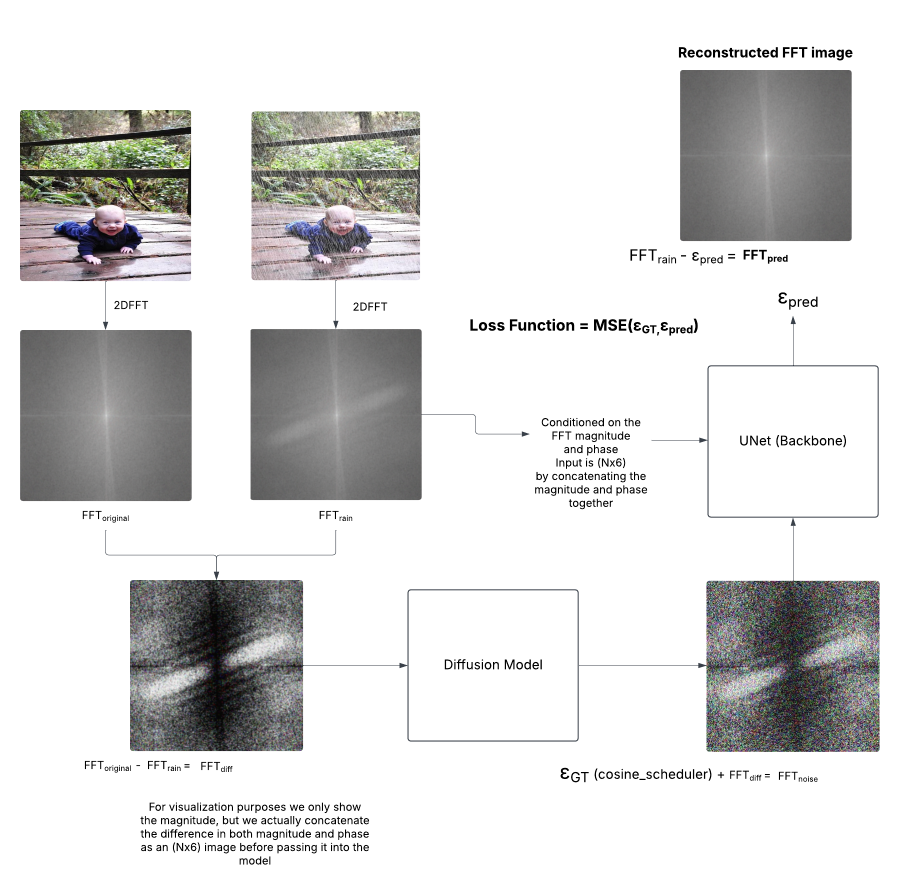
#> input picture diffusion/training_pipeline.png, 1800 x 1739 px, given in place of training.png, which was not available (shown at 1/2 size)
$ python get_fft_statistics.py
#> lines starting #> are read from the running program, lines starting #| are printed output that depends on the picture; pictures that were not available may be replaced by others from this repository, and a replacement may not be noted
### diffusion/fft_helpers.py
import numpy as np
import cv2
from PIL import Image
import numpy as np
import matplotlib.pyplot as plt
from helpers.process import *


def generate_fft(img_path, resize_shape=None):

#> called with img_path = 'dataset/images/training.png'
    img = cv2.imread(img_path)
#> img is the input picture: shape (1739, 1800, 3); mean B, G, R 216.4, 217, 217.1

    if img is None:  # If the image is not read successfully
        raise Exception(f"Error: Could not read image at {img_path}")

    if resize_shape:
        img = cv2.resize(img, (resize_shape, resize_shape))

    b, g, r = cv2.split(img)
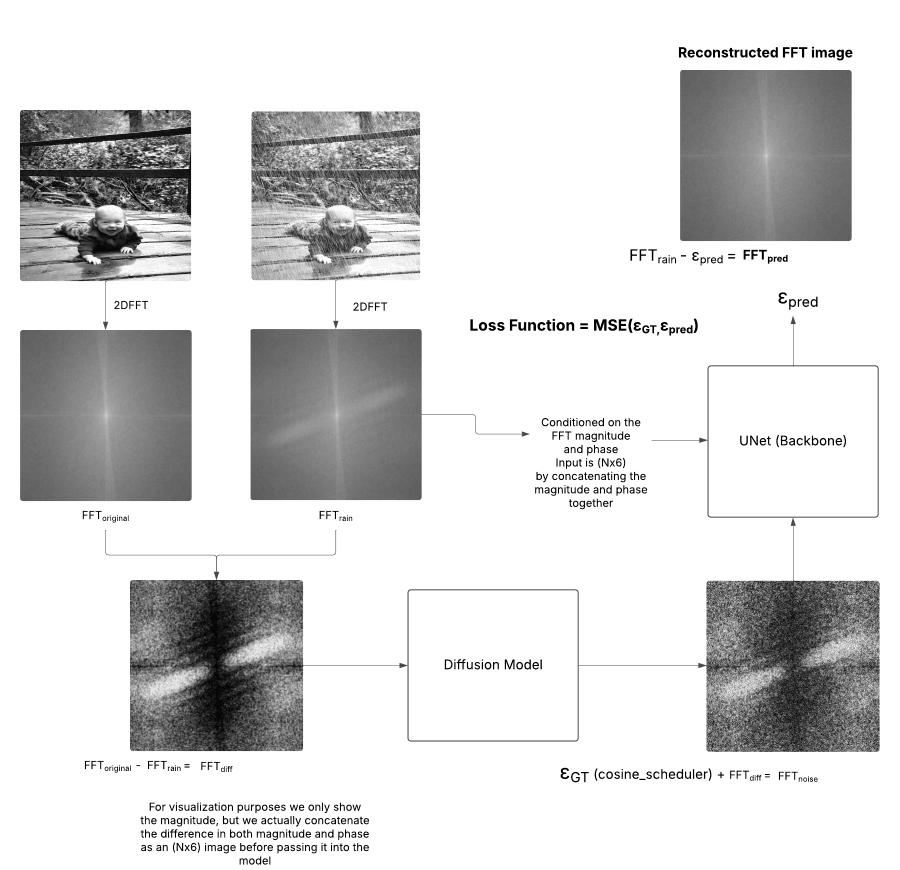
#> b: shape (1739, 1800) (shown at 1/2 size); min 0, max 255, mean 216.4
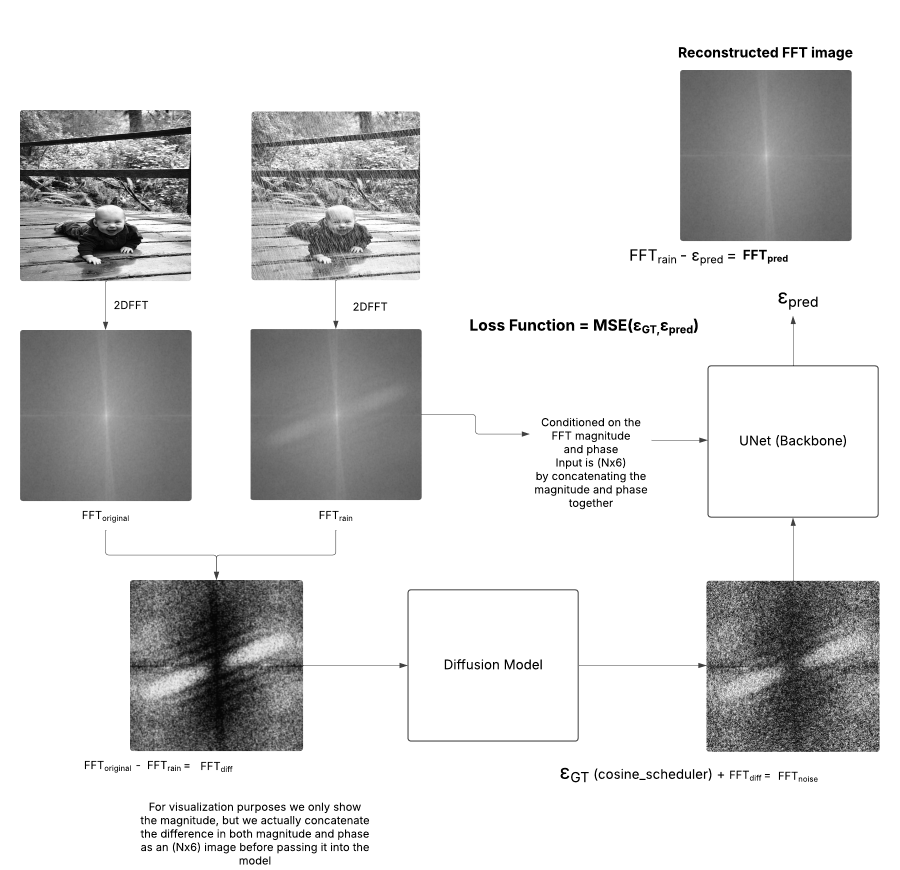
#> g: shape (1739, 1800) (shown at 1/2 size); min 0, max 255, mean 217
    fft_r = np.fft.fft2(r)
    fft_g = np.fft.fft2(g)
    fft_b = np.fft.fft2(b)
    fft_r_shifted = np.fft.fftshift(fft_r)
    fft_g_shifted = np.fft.fftshift(fft_g)
    fft_b_shifted = np.fft.fftshift(fft_b)
    mag_r, phase_r = np.abs(fft_r_shifted), np.angle(fft_r_shifted)
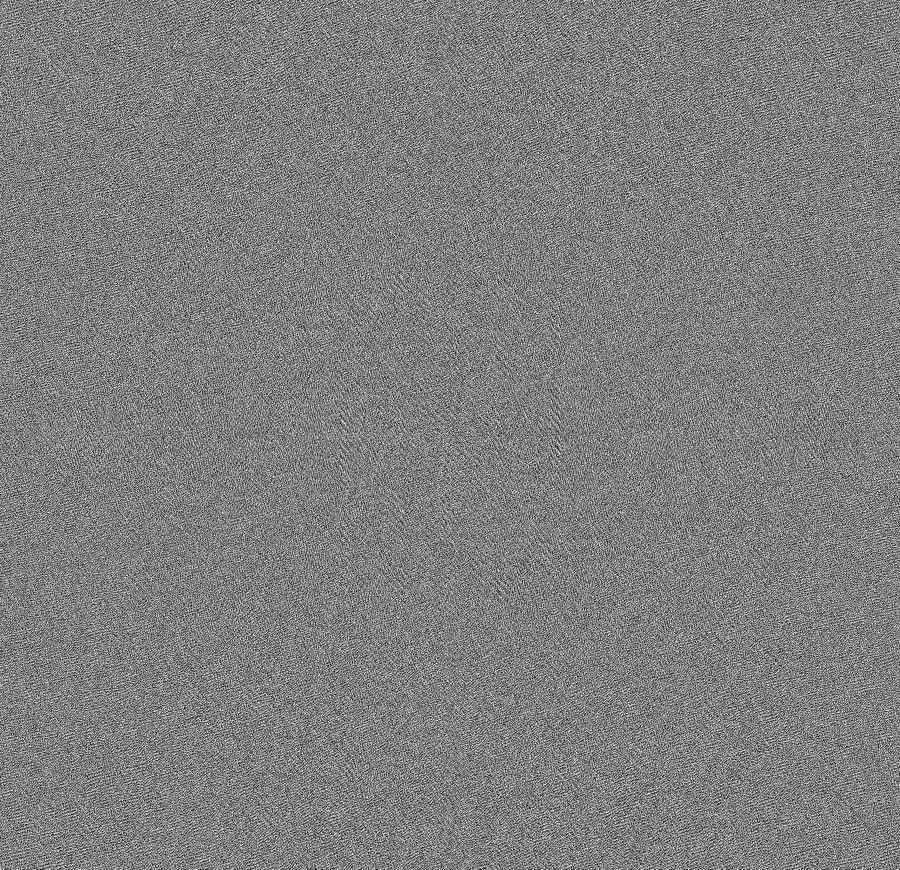
#> phase_r: shape (1739, 1800) float64 (shown at 1/2 size); min -3.14, max 3.14, mean 6.12e-18; drawn with min black and max white
    mag_g, phase_g = np.abs(fft_g_shifted), np.angle(fft_g_shifted)
    mag_b, phase_b = np.abs(fft_b_shifted), np.angle(fft_b_shifted)
    mag_r_spectrum = np.log1p(mag_r)
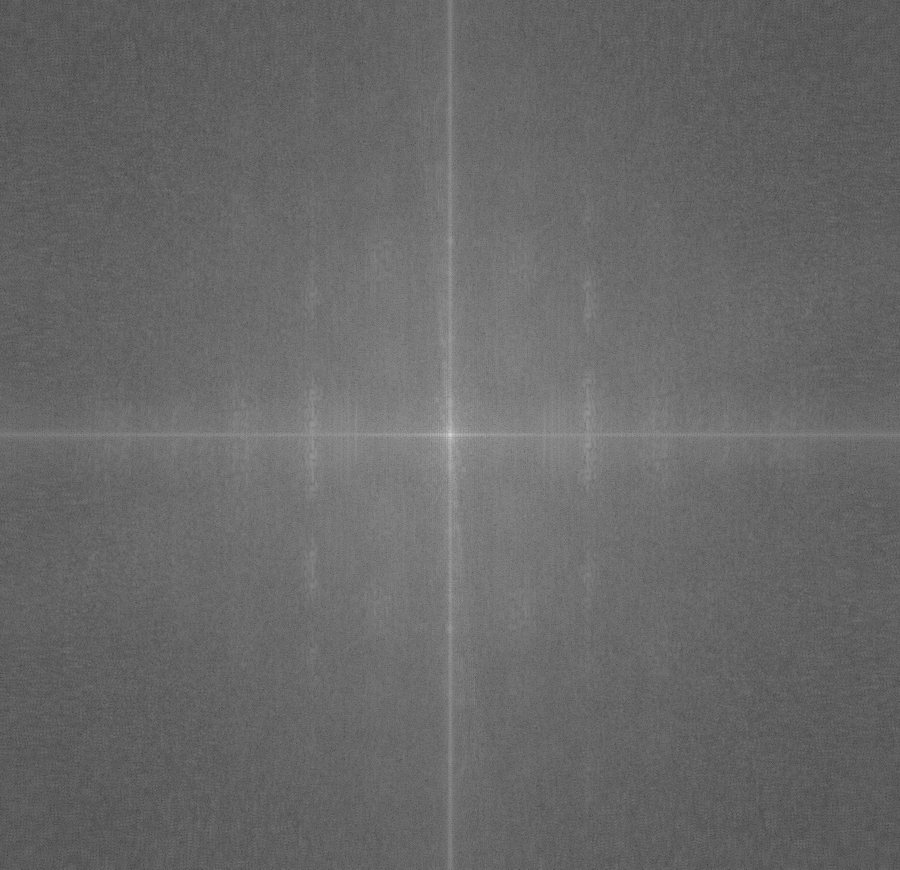
#> mag_r_spectrum: shape (1739, 1800) float64 (shown at 1/2 size); min 2.36, max 20.34, mean 9.7; drawn with min black and max white
    mag_g_spectrum = np.log1p(mag_g)
    mag_b_spectrum = np.log1p(mag_b)
    # mag_r_spectrum = (mag_r_spectrum / np.max(mag_r_spectrum) * 255).astype(np.uint8)
    # mag_g_spectrum = (mag_g_spectrum / np.max(mag_g_spectrum) * 255).astype(np.uint8)
    # mag_b_spectrum = (mag_b_spectrum / np.max(mag_b_spectrum) * 255).astype(np.uint8)
    # NOTE: OpenCV uses BGR convention
    magnitude_spectrum = cv2.merge([mag_r_spectrum, mag_g_spectrum, mag_b_spectrum])
    phase_spectrum = cv2.merge([phase_r, phase_g, phase_b])
    orig_magnitude_spectrum = cv2.merge([mag_r, mag_g, mag_b])
    return magnitude_spectrum, phase_spectrum, orig_magnitude_spectrum

# [67 lines left out: functions generate_fft_YCRCB, generate_fft_YCRCB_training, normalize_mag, generate_fft_diff, not called in this run]

def generate_fft_for_preprocessing(orig_img_path, rain_img_path, resize_shape=None):
    """
    orig_img_path (str): File path of the original image
    rain_img_path (str): File path of the rain image
    output_npz
    """
    _, orig_phase, orig_unnormalized = generate_fft(orig_img_path, resize_shape=resize_shape)
    _, rain_phase, rain_unnormalized = generate_fft(rain_img_path, resize_shape=resize_shape)

    return orig_unnormalized, orig_phase, rain_unnormalized, rain_phase

def concat_mag_and_phase(magnitude, phase):
    """
    magnitude: An WxHx3 vector, the magnitude of the image
    phase:     An WxHx3 vector, the phase of the image

    return:    An WxHx6 vector by concatenating magnitude and phase together
    """

    if magnitude.shape != phase.shape:
        raise ValueError("Magnitude and phase must have the same shape.")

    return np.concatenate([magnitude, phase], axis=-1)

# [353 lines left out: functions generate_fft_and_save_to_npz, reconstruct_from_rain_and_diff_mag_only, normalize_diff, normalize_diff_float, reconstruct_from_rain_and_diff_mag_and_phase, reconstruct_prediction and 6 more, not called in this run]


# [3 lines that do not run on import are left out]

### diffusion/get_fft_statistics.py
"""
Generate FFT of all rain and diff images, then get the
mean, std, max, and min of each of the following channels

Mag_R Mag_G Mag_B Phase_R Phase_G Phase_B
"""

from fft_helpers import *
import os
import sys
import csv
from collections import defaultdict

groundtruth_folder = "dataset/images"
rain_folder = "dataset/images_rain"
rain_image_paths = os.listdir(rain_folder)

# for rains
rain_mins = np.array([float('inf'), float('inf'), float('inf'), float('inf'), float('inf'), float('inf')])
rain_maxs = np.array([float('-inf'), float('-inf'), float('-inf'), float('-inf'), float('-inf'), float('-inf')])
rain_sum_6_channels = np.zeros(6)
rain_sum_sq_6_channels = np.zeros(6)

# for diffs
diff_mins = np.array([float('inf'), float('inf'), float('inf'), float('inf'), float('inf'), float('inf')])
diff_maxs = np.array([float('-inf'), float('-inf'), float('-inf'), float('-inf'), float('-inf'), float('-inf')])
diff_sum_6_channels = np.zeros(6)
diff_sum_sq_6_channels = np.zeros(6)

pixel_count = 0
for i, rain_image_path in enumerate(rain_image_paths):
    print(i)
    rain_id, ext = rain_image_path.split('.')
    groundtruth_id, _ = rain_id.split('_')
    rain_filepath = os.path.join(rain_folder, rain_image_path)
    groundtruth_filepath = os.path.join(groundtruth_folder, groundtruth_id + "." + ext)
    groundtruth_mag, groundtruth_phase, rain_mag, rain_phase = \
            generate_fft_for_preprocessing(groundtruth_filepath, rain_filepath)

    # Getting the mean
    groundtruth_mag_and_phase = concat_mag_and_phase(groundtruth_mag, groundtruth_phase)
    rain_mag_and_phase = concat_mag_and_phase(rain_mag, rain_phase)

    assert groundtruth_mag_and_phase.shape[-1] == 6, f"Last dimension is not 6, it is {groundtruth_mag_and_phase.shape[-1]}"
    assert rain_mag_and_phase.shape[-1] == 6, f"Last dimension is not 6, it is {rain_mag_and_phase.shape[-1]}"
    diff_mag_and_phase = groundtruth_mag_and_phase - rain_mag_and_phase

    # 6 channels = mag_r, mag_g, mag_b, phase_r, phase_g, phase_b
    rain_sum_6_channels += np.sum(rain_mag_and_phase, axis=(0, 1))
#> rain_sum_6_channels = [9.2e+10, 9.24e+10, 9.18e+10, -6.48e-12, 1.21e-11, 6.09e-11]
    rain_sum_sq_6_channels += np.sum(rain_mag_and_phase ** 2, axis=(0, 1))
#> rain_sum_sq_6_channels = [5.06e+17, 5.05e+17, 5.04e+17, 10291355.8, 10292337.5, 10294910.3]

    diff_sum_6_channels += np.sum(diff_mag_and_phase, axis=(0, 1))
#> diff_sum_6_channels = [0, 0, 0, 0, 0, 0]
    diff_sum_sq_6_channels += np.sum(diff_mag_and_phase ** 2, axis=(0, 1))
#> diff_sum_sq_6_channels = [0, 0, 0, 0, 0, 0]

    rain_mins = np.minimum(rain_mins, rain_mag_and_phase.min(axis=(0, 1)))
#> rain_mins = [9.58, 6.57, 8.71, -3.14, -3.14, -3.14]
    rain_maxs = np.maximum(rain_maxs, rain_mag_and_phase.max(axis=(0, 1)))
#> rain_maxs = [679678157, 679143413, 677313580, 3.14, 3.14, 3.14]
    diff_mins = np.minimum(diff_mins, diff_mag_and_phase.min(axis=(0, 1)))
#> diff_mins = [0, 0, 0, 0, 0, 0]
    diff_maxs = np.maximum(diff_maxs, diff_mag_and_phase.max(axis=(0, 1)))
#> diff_maxs = [0, 0, 0, 0, 0, 0]
    pixel_count += rain_mag_and_phase.shape[0] * rain_mag_and_phase.shape[1]
#> pixel_count = 3130200

rain_mean = rain_sum_6_channels / pixel_count
#> rain_mean = [29395.6, 29518, 29341.1, -2.07e-18, 3.88e-18, 1.95e-17]
rain_std = np.sqrt((rain_sum_sq_6_channels / pixel_count) - rain_mean ** 2)
#> rain_std = [400914.7, 400694.3, 400081.2, 1.81, 1.81, 1.81]
diff_mean = diff_sum_6_channels / pixel_count
#> diff_mean = [0, 0, 0, 0, 0, 0]
diff_std = np.sqrt((diff_sum_sq_6_channels / pixel_count) - diff_mean ** 2)
#> diff_std = [0, 0, 0, 0, 0, 0]

def construct_stats(maxs, mins, means, stds):
    stats = {}
    stats["mag_R_max"] = float(maxs[0])
    stats["mag_G_max"] = float(maxs[1])
    stats["mag_B_max"] = float(maxs[2])
    stats["phase_R_max"] = float(maxs[3])
    stats["phase_G_max"] = float(maxs[4])
    stats["phase_B_max"] = float(maxs[5])
    stats["mag_R_min"] = float(mins[0])
    stats["mag_G_min"] = float(mins[1])
    stats["mag_B_min"] = float(mins[2])
    stats["phase_R_min"] = float(mins[3])
    stats["phase_G_min"] = float(mins[4])
    stats["phase_B_min"] = float(mins[5])
    stats["mag_R_mean"] = float(means[0])
    stats["mag_G_mean"] = float(means[1])
    stats["mag_B_mean"] = float(means[2])
    stats["phase_R_mean"] = float(means[3])
    stats["phase_G_mean"] = float(means[4])
    stats["phase_B_mean"] = float(means[5])
    stats["mag_R_std"] = float(stds[0])
    stats["mag_G_std"] = float(stds[1])
    stats["mag_B_std"] = float(stds[2])
    stats["phase_R_std"] = float(stds[3])
    stats["phase_G_std"] = float(stds[4])
    stats["phase_B_std"] = float(stds[5])
    keys = []
    vals = []

    for key, val in stats.items():
        keys.append(key)
        vals.append(val)
#> this loop made 24 passes
#> (key, val) on passes 1 to 12: ('mag_R_max', 679678157), ('mag_G_max', 679143413), ('mag_B_max', 677313580), ('phase_R_max', 3.14), ('phase_G_max', 3.14), ('phase_B_max', 3.14), ('mag_R_min', 9.58), ('mag_G_min', 6.57), ('mag_B_min', 8.71), ('phase_R_min', -3.14), ('phase_G_min', -3.14), ('phase_B_min', -3.14)
#> after the loop, keys = 24 items, first 6: 'mag_R_max', 'mag_G_max', 'mag_B_max', 'phase_R_max', 'phase_G_max', 'phase_B_max'; vals = [679678157, 679143413, 677313580, 3.14, 3.14, 3.14, 9.58, 6.57, 8.71, -3.14, -3.14, -3.14, 29395.6, 29518, 29341.1, -2.07e-18, 3.88e-18, 1.95e-17, 400914.7, 400694.3, 400081.2, 1.81, 1.81, 1.81]

    return stats, [keys, vals]

rain_stats, rain_data = construct_stats(rain_maxs, rain_mins, rain_mean, rain_std)
#> rain_stats = 24 items; rain_data = 2 items
diff_stats, diff_data = construct_stats(diff_maxs, diff_mins, diff_mean, diff_std)
#> the loop in construct_stats (call 2), `for key, val in stats.items():` made 24 passes
#> key on passes 1 to 12: 'mag_R_max', 'mag_G_max', 'mag_B_max', 'phase_R_max', 'phase_G_max', 'phase_B_max', 'mag_R_min', 'mag_G_min', 'mag_B_min', 'phase_R_min', 'phase_G_min', 'phase_B_min'
#> diff_stats = 24 items; diff_data = 2 items
rain_stats["number_of_images"] = len(rain_image_paths)
rain_stats["number_of_pixels"] = pixel_count
diff_stats["number_of_images"] = len(rain_image_paths)
diff_stats["number_of_pixels"] = pixel_count

print("================== STATS FOR RAIN IMAGES ==================")
print(rain_stats)
#> (printed output is left out)
print("================== STATS FOR DIFF IMAGES ==================")
print(diff_stats)
#> (printed output is left out)


output_csv_rain = "rain_fft_statistics.csv"
output_csv_diff = "diff_fft_statistics.csv"

with open(output_csv_rain, mode='w', newline='') as f:
    csv_writer = csv.writer(f)
    csv_writer.writerows(rain_data)

with open(output_csv_diff, mode='w', newline='') as f:
    csv_writer = csv.writer(f)
    csv_writer.writerows(diff_data)

print(f"Wrote csv files to {output_csv_diff} and {output_csv_rain}")
